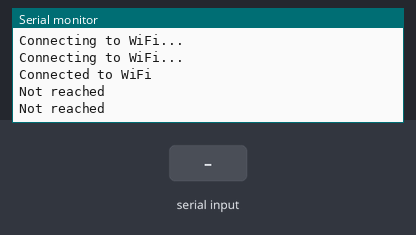
Simulated run of this sketch. Board: ESP8266 (NodeMCU). Parts: the last lines printed to the serial monitor. The test bench sets the inputs (shaded band). WiFi joins after 1.5 s; servers stay silent unless stated; uploads are accepted with an empty reply.

Above: at 3.2 s.
3.3 s: "1\n" received over the second serial link
At 5.0 s:
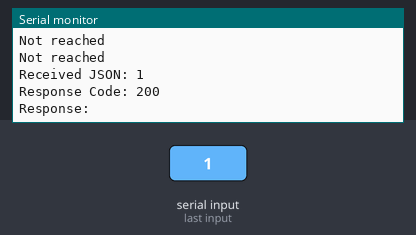
5.7 s: "0\n" received over the second serial link
At 6.36 s:
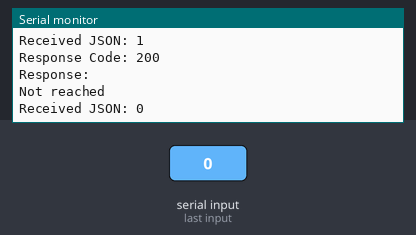
7.2 s: "2\n" received over the second serial link
At 8.4 s:
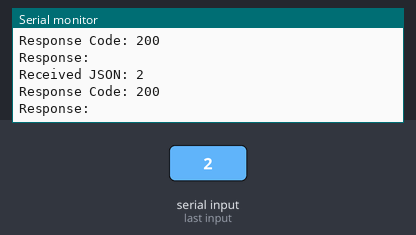

The sketch:

Nodemcu_to_Database.ino
```cpp
#include <SoftwareSerial.h>

#include <ESP8266WiFi.h>
#include <ESP8266HTTPClient.h>
#include <ArduinoJson.h> // Include ArduinoJson library

// Define your network credentials
const char* ssid = "Pixel";
const char* password = "123456789ak";
const char* serverUrl = "http://your_domain:5000/water";
SoftwareSerial nodemcu(D1,D2);
void setup() {
  Serial.begin(9600);
  nodemcu.begin(9600);
  WiFi.begin(ssid, password);
  while (WiFi.status() != WL_CONNECTED) {
    delay(1000);
    Serial.println("Connecting to WiFi...");
  }
  Serial.println("Connected to WiFi");
}

void loop() {

  if (nodemcu.available()) {
    String jsonData = nodemcu.readStringUntil('\n');
    Serial.println("Received JSON: " + jsonData);
    sendToServer(jsonData);
  }
  else {
    Serial.println("Not reached");
  }

  delay(1000);
}
void sendToServer(String data) {
    if (WiFi.status() == WL_CONNECTED) {
        HTTPClient http;
        WiFiClient client; // Create a WiFiClient object
        http.begin(client, serverUrl); // Use the WiFiClient object here

        http.addHeader("Content-Type", "application/json"); // Set content-type to JSON

        int httpResponseCode = http.POST(data); // Send POST request

        if (httpResponseCode > 0) {
            String response = http.getString(); // Get the response
            Serial.println("Response Code: " + String(httpResponseCode));
            Serial.println("Response: " + response);
        } else {
            Serial.println("Error in HTTP request: " + String(httpResponseCode));
        }

        http.end(); // End the HTTP request
    } else {
        Serial.println("Error: Not connected to WiFi");
    }
}
```

Measured:
- after the input at 3.3 s, the serial monitor: prints a new line after 0.70 s (image 1)
- after the input at 5.7 s, the serial monitor: prints a new line after 0.50 s (image 2)
- after the input at 7.2 s, the serial monitor: prints a new line after 0.20 s (image 3)
